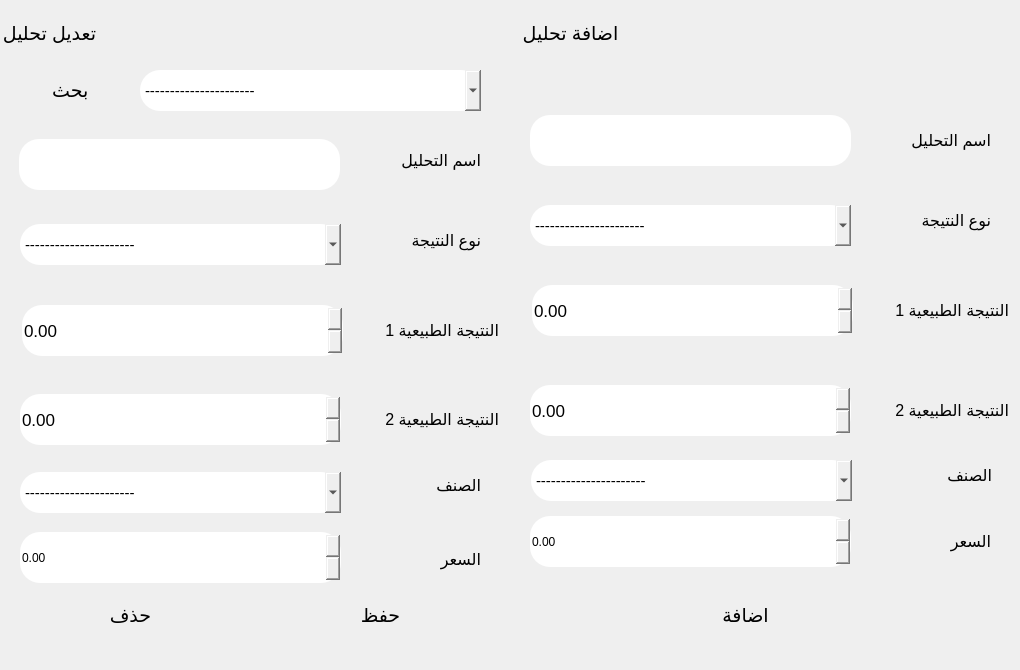
      <widget class="QWidget" name="tab_9">
       <attribute name="title">
        <string>اضافة تحليل</string>
       </attribute>
       <widget class="QGroupBox" name="groupBox_4">
        <property name="geometry">
         <rect>
          <x>520</x>
          <y>20</y>
          <width>491</width>
          <height>641</height>
         </rect>
        </property>
        <property name="font">
         <font>
          <family>Segoe UI</family>
          <pointsize>14</pointsize>
         </font>
        </property>
        <property name="styleSheet">
         <string notr="true">border-radius:20px;</string>
        </property>
        <property name="title">
         <string>اضافة تحليل</string>
        </property>
        <property name="checkable">
         <bool>false</bool>
        </property>
        <widget class="QLabel" name="label_45">
         <property name="geometry">
          <rect>
           <x>350</x>
           <y>95</y>
           <width>121</width>
           <height>51</height>
          </rect>
         </property>
         <property name="font">
          <font>
           <family>Segoe UI</family>
           <pointsize>12</pointsize>
           <weight>50</weight>
           <bold>false</bold>
          </font>
         </property>
         <property name="text">
          <string>اسم التحليل</string>
         </property>
        </widget>
        <widget class="QLineEdit" name="lineEdit_28">
         <property name="geometry">
          <rect>
           <x>10</x>
           <y>95</y>
           <width>321</width>
           <height>51</height>
          </rect>
         </property>
         <property name="font">
          <font>
           <family>Segoe UI</family>
          </font>
         </property>
        </widget>
        <widget class="QLabel" name="label_46">
         <property name="geometry">
          <rect>
           <x>338</x>
           <y>265</y>
           <width>151</width>
           <height>51</height>
          </rect>
         </property>
         <property name="font">
          <font>
           <family>Segoe UI</family>
           <pointsize>12</pointsize>
           <weight>50</weight>
           <bold>false</bold>
          </font>
         </property>
         <property name="text">
          <string>النتيجة الطبيعية 1</string>
         </property>
        </widget>
        <widget class="QDoubleSpinBox" name="doubleSpinBox">
         <property name="geometry">
          <rect>
           <x>10</x>
           <y>496</y>
           <width>321</width>
           <height>51</height>
          </rect>
         </property>
        </widget>
        <widget class="QLabel" name="label_47">
         <property name="geometry">
          <rect>
           <x>338</x>
           <y>365</y>
           <width>151</width>
           <height>51</height>
          </rect>
         </property>
         <property name="font">
          <font>
           <family>Segoe UI</family>
           <pointsize>12</pointsize>
           <weight>50</weight>
           <bold>false</bold>
          </font>
         </property>
         <property name="text">
          <string>النتيجة الطبيعية 2</string>
         </property>
        </widget>
        <widget class="QDoubleSpinBox" name="doubleSpinBox_2">
         <property name="geometry">
          <rect>
           <x>10</x>
           <y>365</y>
           <width>321</width>
           <height>51</height>
          </rect>
         </property>
         <property name="font">
          <font>
           <family>Segoe UI</family>
           <pointsize>13</pointsize>
          </font>
         </property>
         <property name="minimum">
          <double>-111111111.000000000000000</double>
         </property>
         <property name="maximum">
          <double>1000000000000000.000000000000000</double>
         </property>
        </widget>
        <widget class="QDoubleSpinBox" name="doubleSpinBox_3">
         <property name="geometry">
          <rect>
           <x>12</x>
           <y>265</y>
           <width>321</width>
           <height>51</height>
          </rect>
         </property>
         <property name="font">
          <font>
           <family>Segoe UI</family>
           <pointsize>13</pointsize>
          </font>
         </property>
         <property name="minimum">
          <double>-10000000000000000.000000000000000</double>
         </property>
         <property name="maximum">
          <double>1000000000000000.000000000000000</double>
         </property>
        </widget>
        <widget class="QLabel" name="label_48">
         <property name="geometry">
          <rect>
           <x>360</x>
           <y>496</y>
           <width>111</width>
           <height>51</height>
          </rect>
         </property>
         <property name="font">
          <font>
           <family>Segoe UI</family>
           <pointsize>12</pointsize>
           <weight>50</weight>
           <bold>false</bold>
          </font>
         </property>
         <property name="text">
          <string>السعر</string>
         </property>
        </widget>
        <widget class="QPushButton" name="pushButton_26">
         <property name="geometry">
          <rect>
           <x>40</x>
           <y>570</y>
           <width>371</width>
           <height>51</height>
          </rect>
         </property>
         <property name="font">
          <font>
           <family>Segoe UI</family>
           <pointsize>14</pointsize>
          </font>
         </property>
         <property name="layoutDirection">
          <enum>Qt::LeftToRight</enum>
         </property>
         <property name="text">
          <string>اضافة</string>
         </property>
         <property name="icon">
          <iconset resource="icons.qrc">
           <normaloff>:/icons8-add-new-100.png</normaloff>:/icons8-add-new-100.png</iconset>
         </property>
         <property name="iconSize">
          <size>
           <width>53</width>
           <height>53</height>
          </size>
         </property>
        </widget>
        <widget class="QLabel" name="label_56">
         <property name="geometry">
          <rect>
           <x>360</x>
           <y>175</y>
           <width>111</width>
           <height>51</height>
          </rect>
         </property>
         <property name="font">
          <font>
           <family>Segoe UI</family>
           <pointsize>12</pointsize>
           <weight>50</weight>
           <bold>false</bold>
          </font>
         </property>
         <property name="text">
          <string>نوع النتيجة</string>
         </property>
        </widget>
        <widget class="QComboBox" name="comboBox_22">
         <property name="geometry">
          <rect>
           <x>10</x>
           <y>185</y>
           <width>321</width>
           <height>41</height>
          </rect>
         </property>
         <property name="font">
          <font>
           <pointsize>11</pointsize>
          </font>
         </property>
         <item>
          <property name="text">
           <string>----------------------</string>
          </property>
         </item>
         <item>
          <property name="text">
           <string>حقل كتابة</string>
          </property>
         </item>
         <item>
          <property name="text">
           <string>خيارات</string>
          </property>
         </item>
         <item>
          <property name="text">
           <string>خيارات مع تعديل</string>
          </property>
         </item>
         <item>
          <property name="text">
           <string>عدد</string>
          </property>
         </item>
        </widget>
        <widget class="QLabel" name="label_58">
         <property name="geometry">
          <rect>
           <x>361</x>
           <y>430</y>
           <width>111</width>
           <height>51</height>
          </rect>
         </property>
         <property name="font">
          <font>
           <family>Segoe UI</family>
           <pointsize>12</pointsize>
           <weight>50</weight>
           <bold>false</bold>
          </font>
         </property>
         <property name="text">
          <string>الصنف</string>
         </property>
        </widget>
        <widget class="QComboBox" name="comboBox_23">
         <property name="geometry">
          <rect>
           <x>11</x>
           <y>440</y>
           <width>321</width>
           <height>41</height>
          </rect>
         </property>
         <property name="font">
          <font>
           <pointsize>11</pointsize>
          </font>
         </property>
         <item>
          <property name="text">
           <string>----------------------</string>
          </property>
         </item>
         <item>
          <property name="text">
           <string>bio</string>
          </property>
         </item>
         <item>
          <property name="text">
           <string>GSE</string>
          </property>
         </item>
         <item>
          <property name="text">
           <string>GUE</string>
          </property>
         </item>
         <item>
          <property name="text">
           <string>hematology</string>
          </property>
         </item>
         <item>
          <property name="text">
           <string>هرمونات مشترك</string>
          </property>
         </item>
        </widget>
       </widget>
       <widget class="QGroupBox" name="groupBox_9">
        <property name="geometry">
         <rect>
          <x>0</x>
          <y>20</y>
          <width>501</width>
          <height>641</height>
         </rect>
        </property>
        <property name="font">
         <font>
          <family>Segoe UI</family>
          <pointsize>14</pointsize>
         </font>
        </property>
        <property name="styleSheet">
         <string notr="true">border-radius:20px;</string>
        </property>
        <property name="title">
         <string>تعديل تحليل</string>
        </property>
        <widget class="QComboBox" name="comboBox_21">
         <property name="geometry">
          <rect>
           <x>140</x>
           <y>50</y>
           <width>341</width>
           <height>41</height>
          </rect>
         </property>
         <property name="font">
          <font>
           <pointsize>11</pointsize>
          </font>
         </property>
         <item>
          <property name="text">
           <string>----------------------</string>
          </property>
         </item>
        </widget>
        <widget class="QPushButton" name="pushButton_27">
         <property name="geometry">
          <rect>
           <x>280</x>
           <y>570</y>
           <width>201</width>
           <height>51</height>
          </rect>
         </property>
         <property name="font">
          <font>
           <family>Segoe UI</family>
           <pointsize>14</pointsize>
          </font>
         </property>
         <property name="text">
          <string>حفظ</string>
         </property>
        </widget>
        <widget class="QPushButton" name="pushButton_28">
         <property name="geometry">
          <rect>
           <x>30</x>
           <y>570</y>
           <width>201</width>
           <height>51</height>
          </rect>
         </property>
         <property name="font">
          <font>
           <family>Segoe UI</family>
           <pointsize>14</pointsize>
          </font>
         </property>
         <property name="layoutDirection">
          <enum>Qt::LeftToRight</enum>
         </property>
         <property name="styleSheet">
          <string notr="true"/>
         </property>
         <property name="text">
          <string>حذف</string>
         </property>
         <property name="icon">
          <iconset resource="icons.qrc">
           <normaloff>:/icons8-delete-bin-100.png</normaloff>:/icons8-delete-bin-100.png</iconset>
         </property>
         <property name="iconSize">
          <size>
           <width>53</width>
           <height>53</height>
          </size>
         </property>
        </widget>
        <widget class="QPushButton" name="pushButton_33">
         <property name="geometry">
          <rect>
           <x>20</x>
           <y>45</y>
           <width>111</width>
           <height>51</height>
          </rect>
         </property>
         <property name="font">
          <font>
           <family>Segoe UI</family>
           <pointsize>14</pointsize>
          </font>
         </property>
         <property name="layoutDirection">
          <enum>Qt::LeftToRight</enum>
         </property>
         <property name="text">
          <string>بحث  </string>
         </property>
         <property name="icon">
          <iconset resource="icons.qrc">
           <normaloff>:/icons8-search-512.png</normaloff>:/icons8-search-512.png</iconset>
         </property>
         <property name="iconSize">
          <size>
           <width>24</width>
           <height>25</height>
          </size>
         </property>
        </widget>
        <widget class="QLabel" name="label_51">
         <property name="geometry">
          <rect>
           <x>348</x>
           <y>374</y>
           <width>151</width>
           <height>51</height>
          </rect>
         </property>
         <property name="font">
          <font>
           <family>Segoe UI</family>
           <pointsize>12</pointsize>
           <weight>50</weight>
           <bold>false</bold>
          </font>
         </property>
         <property name="text">
          <string>النتيجة الطبيعية 2</string>
         </property>
        </widget>
        <widget class="QLabel" name="label_49">
         <property name="geometry">
          <rect>
           <x>360</x>
           <y>115</y>
           <width>121</width>
           <height>51</height>
          </rect>
         </property>
         <property name="font">
          <font>
           <family>Segoe UI</family>
           <pointsize>12</pointsize>
           <weight>50</weight>
           <bold>false</bold>
          </font>
         </property>
         <property name="text">
          <string>اسم التحليل</string>
         </property>
        </widget>
        <widget class="QDoubleSpinBox" name="doubleSpinBox_6">
         <property name="geometry">
          <rect>
           <x>20</x>
           <y>512</y>
           <width>321</width>
           <height>51</height>
          </rect>
         </property>
        </widget>
        <widget class="QDoubleSpinBox" name="doubleSpinBox_5">
         <property name="geometry">
          <rect>
           <x>20</x>
           <y>374</y>
           <width>321</width>
           <height>51</height>
          </rect>
         </property>
         <property name="font">
          <font>
           <family>Segoe UI</family>
           <pointsize>13</pointsize>
          </font>
         </property>
         <property name="minimum">
          <double>-111111111111111.000000000000000</double>
         </property>
         <property name="maximum">
          <double>99999999999999991611392.000000000000000</double>
         </property>
        </widget>
        <widget class="QLabel" name="label_57">
         <property name="geometry">
          <rect>
           <x>370</x>
           <y>195</y>
           <width>111</width>
           <height>51</height>
          </rect>
         </property>
         <property name="font">
          <font>
           <family>Segoe UI</family>
           <pointsize>12</pointsize>
           <weight>50</weight>
           <bold>false</bold>
          </font>
         </property>
         <property name="text">
          <string>نوع النتيجة</string>
         </property>
        </widget>
        <widget class="QDoubleSpinBox" name="doubleSpinBox_4">
         <property name="geometry">
          <rect>
           <x>22</x>
           <y>285</y>
           <width>321</width>
           <height>51</height>
          </rect>
         </property>
         <property name="font">
          <font>
           <family>Segoe UI</family>
           <pointsize>13</pointsize>
          </font>
         </property>
         <property name="minimum">
          <double>-1111111111111.000000000000000</double>
         </property>
         <property name="maximum">
          <double>10000000000000000000.000000000000000</double>
         </property>
        </widget>
        <widget class="QLabel" name="label_52">
         <property name="geometry">
          <rect>
           <x>348</x>
           <y>285</y>
           <width>151</width>
           <height>51</height>
          </rect>
         </property>
         <property name="font">
          <font>
           <family>Segoe UI</family>
           <pointsize>12</pointsize>
           <weight>50</weight>
           <bold>false</bold>
          </font>
         </property>
         <property name="text">
          <string>النتيجة الطبيعية 1</string>
         </property>
        </widget>
        <widget class="QLineEdit" name="lineEdit_29">
         <property name="geometry">
          <rect>
           <x>19</x>
           <y>119</y>
           <width>321</width>
           <height>51</height>
          </rect>
         </property>
         <property name="font">
          <font>
           <family>Segoe UI</family>
          </font>
         </property>
        </widget>
        <widget class="QLabel" name="label_50">
         <property name="geometry">
          <rect>
           <x>370</x>
           <y>514</y>
           <width>111</width>
           <height>51</height>
          </rect>
         </property>
         <property name="font">
          <font>
           <family>Segoe UI</family>
           <pointsize>12</pointsize>
           <weight>50</weight>
           <bold>false</bold>
          </font>
         </property>
         <property name="text">
          <string>السعر</string>
         </property>
        </widget>
        <widget class="QComboBox" name="comboBox_25">
         <property name="geometry">
          <rect>
           <x>20</x>
           <y>204</y>
           <width>321</width>
           <height>41</height>
          </rect>
         </property>
         <property name="font">
          <font>
           <pointsize>11</pointsize>
          </font>
         </property>
         <item>
          <property name="text">
           <string>----------------------</string>
          </property>
         </item>
         <item>
          <property name="text">
           <string>حقل كتابة</string>
          </property>
         </item>
         <item>
          <property name="text">
           <string>خيارات</string>
          </property>
         </item>
         <item>
          <property name="text">
           <string>خيارات مع تعديل</string>
          </property>
         </item>
         <item>
          <property name="text">
           <string>عدد</string>
          </property>
         </item>
        </widget>
        <widget class="QLabel" name="label_59">
         <property name="geometry">
          <rect>
           <x>370</x>
           <y>440</y>
           <width>111</width>
           <height>51</height>
          </rect>
         </property>
         <property name="font">
          <font>
           <family>Segoe UI</family>
           <pointsize>12</pointsize>
           <weight>50</weight>
           <bold>false</bold>
          </font>
         </property>
         <property name="text">
          <string>الصنف</string>
         </property>
        </widget>
        <widget class="QComboBox" name="comboBox_26">
         <property name="geometry">
          <rect>
           <x>20</x>
           <y>452</y>
           <width>321</width>
           <height>41</height>
          </rect>
         </property>
         <property name="font">
          <font>
           <pointsize>11</pointsize>
          </font>
         </property>
         <item>
          <property name="text">
           <string>----------------------</string>
          </property>
         </item>
         <item>
          <property name="text">
           <string>bio</string>
          </property>
         </item>
         <item>
          <property name="text">
           <string>GSE</string>
          </property>
         </item>
         <item>
          <property name="text">
           <string>GUE</string>
          </property>
         </item>
         <item>
          <property name="text">
           <string>hematology</string>
          </property>
         </item>
         <item>
          <property name="text">
           <string>هرمونات مشترك</string>
          </property>
         </item>
        </widget>
       </widget>
      </widget>
